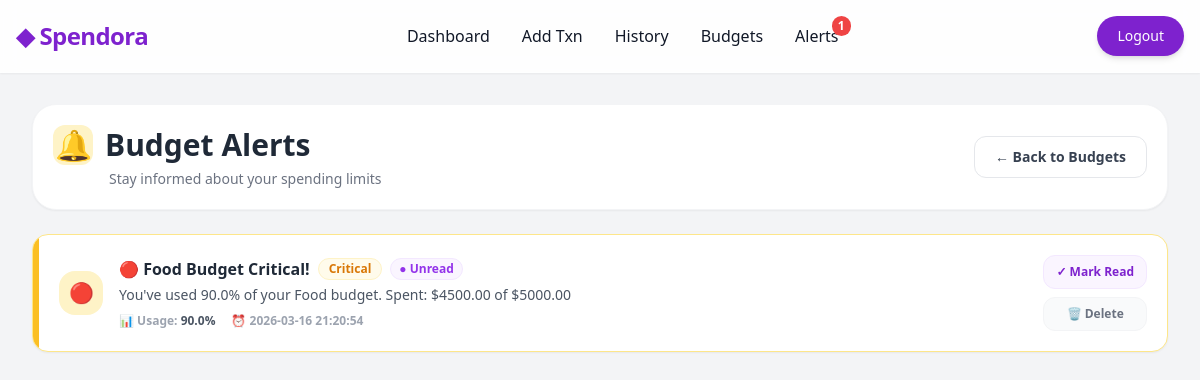
/alerts (signed in), run on the app's committed database.
### tables this page shows
CREATE TABLE alerts (
        id INTEGER PRIMARY KEY AUTOINCREMENT,
        user_id INTEGER NOT NULL,
        alert_type TEXT NOT NULL,
        category TEXT,
        title TEXT NOT NULL,
        message TEXT NOT NULL,
        percentage REAL,
        data TEXT,
        is_read INTEGER DEFAULT 0,
        created_at TIMESTAMP DEFAULT CURRENT_TIMESTAMP,
        FOREIGN KEY (user_id) REFERENCES users(id)
    );

### routes/budget_routes.py (the view)
@budget_bp.route('/alerts')
def view_alerts():
    if 'user_id' not in session:
        return redirect(url_for('auth.login'))
    user_id = session['user_id']
    alerts = get_all_alerts(user_id)
    return render_template('alerts.html', alerts=alerts)

### models/alert_model.py (called while the page is built)
def get_db_connection():
    conn = sqlite3.connect(DATABASE_PATH)
    conn.row_factory = sqlite3.Row
    return conn

def get_all_alerts(user_id, limit=50):
    conn = get_db_connection()
    alerts = conn.execute(
        """SELECT * FROM alerts
           WHERE user_id = ?
           ORDER BY created_at DESC
           LIMIT ?""",
        (user_id, limit)
    ).fetchall()
    conn.close()
    return alerts

### templates/budget/alerts.html (shortened to what this page needs)
{% extends 'base.html' %}
{% block content %}
<div class="py-6 space-y-6">
    <div class="flex flex-col sm:flex-row justify-between items-start sm:items-center bg-white p-5 rounded-3xl shadow-sm border border-gray-100 gap-4">
        <div>
            <h1 class="text-2xl sm:text-3xl font-black text-gray-800 flex items-center">
                <span class="bg-amber-100 text-amber-600 p-2 rounded-xl mr-3 h-10 w-10 flex items-center justify-center shrink-0">🔔</span>
                Budget Alerts
            </h1>
            <p class="text-gray-500 font-medium mt-1 text-sm ml-14">Stay informed about your spending limits</p>
        </div>
        <a href="{{ url_for('budget.view_budgets') }}"
            class="bg-white border border-gray-200 hover:bg-gray-50 text-gray-700 font-bold py-2.5 px-5 rounded-xl transition-colors text-sm flex items-center gap-2 whitespace-nowrap">
            ← Back to Budgets
        </a>
    </div>
    {% if alerts %}
    <div class="space-y-4">
        {% for alert in alerts %}
        <div class="bg-white rounded-2xl shadow-sm border overflow-hidden flex flex-col sm:flex-row transition-all duration-200 hover:shadow-md
            {% if alert.alert_type == 'budget_exceeded' %}border-red-200
            {% elif alert.alert_type == 'budget_critical' %}border-amber-200
            {% else %}border-blue-200{% endif %}"
            id="alert-{{ alert.id }}">
            <div class="w-full sm:w-1.5 h-1.5 sm:h-auto rounded-t-2xl sm:rounded-l-2xl sm:rounded-tr-none shrink-0
                {% if alert.alert_type == 'budget_exceeded' %}bg-red-500
                {% elif alert.alert_type == 'budget_critical' %}bg-amber-400
                {% else %}bg-blue-400{% endif %}">
            </div>
            <div class="flex-1 p-4 sm:p-5 flex flex-col sm:flex-row sm:items-center gap-4">
                <div class="w-11 h-11 rounded-2xl flex items-center justify-center text-xl shrink-0
                    {% if alert.alert_type == 'budget_exceeded' %}bg-red-100 text-red-600
                    {% elif alert.alert_type == 'budget_critical' %}bg-amber-100 text-amber-600
                    {% else %}bg-blue-100 text-blue-600{% endif %}">
                    {% if alert.alert_type == 'budget_exceeded' %}🚨
                    {% elif alert.alert_type == 'budget_critical' %}🔴
                    {% else %}📢{% endif %}
                </div>
                <div class="flex-1 min-w-0">
                    <div class="flex flex-wrap items-center gap-2 mb-1">
                        <h3 class="font-black text-gray-800 text-base">{{ alert.title }}</h3>
                        <span class="text-xs font-bold px-2.5 py-0.5 rounded-full
                            {% if alert.alert_type == 'budget_exceeded' %}bg-red-50 text-red-600 border border-red-100
                            {% elif alert.alert_type == 'budget_critical' %}bg-amber-50 text-amber-600 border border-amber-100
                            {% else %}bg-blue-50 text-blue-600 border border-blue-100{% endif %}">
                            {% if alert.alert_type == 'budget_exceeded' %}Exceeded
                            {% elif alert.alert_type == 'budget_critical' %}Critical
                            {% else %}Warning{% endif %}
                        </span>
                        {% if alert.is_read == 0 %}
                        <span class="text-xs font-bold px-2 py-0.5 rounded-full bg-purple-50 text-purple-600 border border-purple-100">● Unread</span>
                        {% endif %}
                    </div>
                    <p class="text-sm text-gray-600 mb-2">{{ alert.message }}</p>
                    <div class="flex flex-wrap gap-4 text-xs text-gray-400 font-semibold">
                        {% if alert.percentage %}
                        <span>📊 Usage: <strong class="text-gray-600">{{ "%.1f"|format(alert.percentage) }}%</strong></span>
                        {% endif %}
                        <span>⏰ {{ alert.created_at }}</span>
                    </div>
                </div>
                <div class="flex flex-row sm:flex-col gap-2 shrink-0">
                    {% if alert.is_read == 0 %}
                    <button class="mark-read-btn text-xs font-bold px-3 py-2 rounded-xl bg-purple-50 hover:bg-purple-100 text-purple-700 border border-purple-100 transition-colors whitespace-nowrap"
                        data-alert-id="{{ alert.id }}">
                        ✓ Mark Read
                    </button>
                    {% endif %}
                    <button class="delete-alert-btn text-xs font-bold px-3 py-2 rounded-xl bg-gray-50 hover:bg-red-50 text-gray-500 hover:text-red-600 border border-gray-100 hover:border-red-100 transition-colors"
                        data-alert-id="{{ alert.id }}">
                        🗑 Delete
                    </button>
                </div>
            </div>
        </div>
        {% endfor %}
    </div>
    {% endif %}
</div>
{% endblock %}

### templates/base.html (style rules this page uses)
body { background-color: #f3f4f6; }

### data on the page
alerts: title "🔴 Food Budget Critical!", alert_type "Critical", is_read "● Unread", message "You've used 90.0% of your Food budget. Spent: $4500.00 of $5000.00", percentage "90.0", created_at "2026-03-16 21:20:54"
